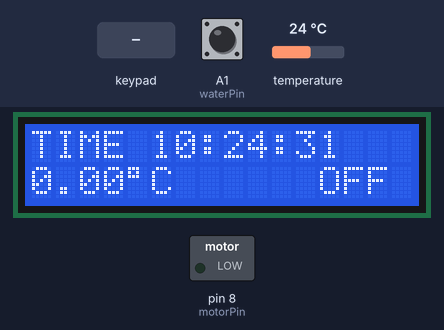
Simulated run of this sketch. Board: Arduino Uno, built with avr-gcc and run on an emulated ATmega328P. Parts: 16×2 character LCD, switched loads named in the sketch (green lamp = pin HIGH). Wiring (inferred from the names in the program): 2×2 keypad with keys N + M -: rows pin 10, pin 11; columns pin 12, pin 13; DS1307 clock at I2C address 0x68. The inputs (shaded band) are chosen by the test bench; at power-on: A1 (waterPin) HIGH, temperature 24 °C. The local clock reads 2024-03-15 10:24:30 at power-on unless the sketch sets it; pins used as bus, display or sensor lines are not drawn; what the sketch prints to the serial monitor is not drawn.

Above: at 2.4 s.
2.5 s: key '+' pressed
At 3.4 s:
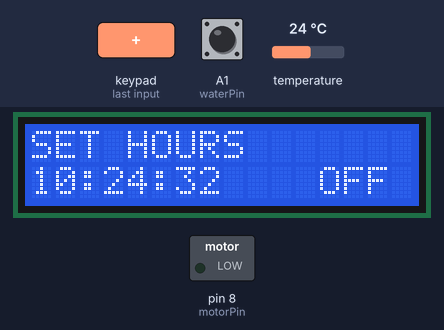
4.4 s: A1 (waterPin) pulled LOW for 0.15 s
At 5.3 s:
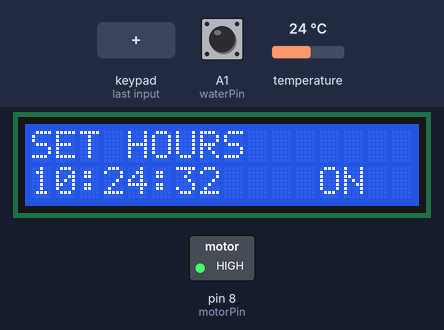
6.0 s: key '-' pressed
At 7.1 s:
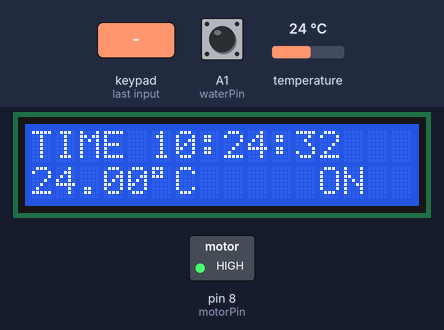
11.3 s: temperature set to 12 °C
At 13.5 s:
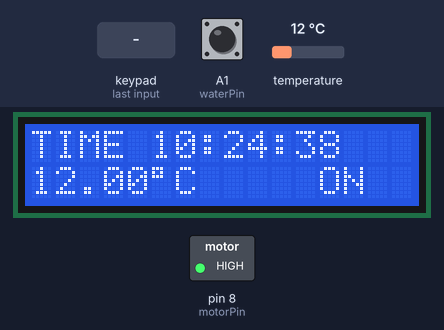
15.4 s: temperature set to 19 °C
At 16.0 s:
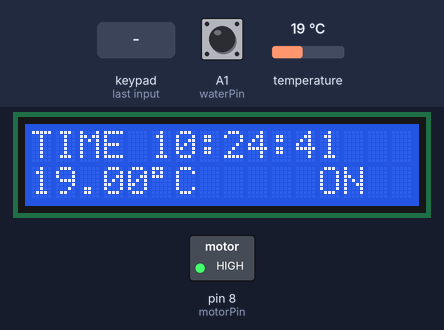
18.5 s: temperature set to 28 °C
At 19.7 s:
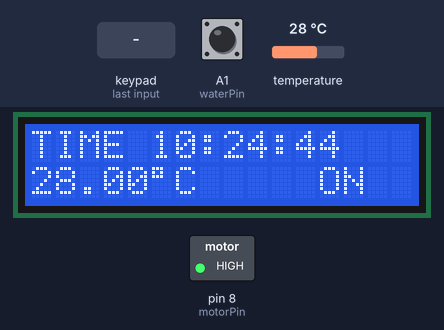
Timing chart, 0 to 21.5 s (numbered marks = the images above; inputs shaded):
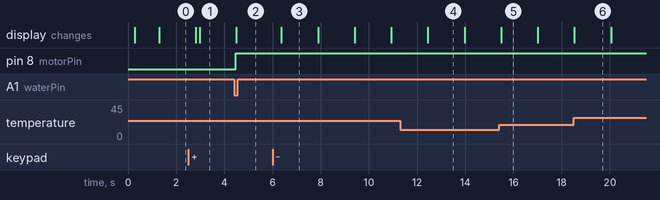

The sketch:

rtc_I2C.ino
```cpp
#include <Wire.h>
#include <LiquidCrystal.h>
#include <OneWire.h>
#include <DallasTemperature.h>

#define DS1307_ADDRESS 0x68
#define ONE_WIRE_BUS A2

LiquidCrystal lcd(7,6,5,4,3,2);
OneWire oneWire(ONE_WIRE_BUS);
DallasTemperature sensors(&oneWire);

int motorPin=8;
int buzzerPin=9;
int row1=10;
int row2=11;
int col1=12;
int col2=13;
int waterPin=A1;

int mode=0;
int setHour=0;
int setMinute=0;
int setSecond=0;

int alarmHour=6;
int alarmMinute=0;

bool alarmEnabled=true;
bool motorState=false;
bool waterPreviouslyPresent=false;
bool alreadyLogged=false;

unsigned long motorStartTime=0;
unsigned long waterLostTime=0;

int curHour=0;
int curMinute=0;
int curSecond=0;

float currentTemp=0;

// Decimal to BCD conversion
byte decToBcd(byte val){
return ((val/10*16)+(val%10));
}

// BCD to decimal conversion
byte bcdToDec(byte val){
return ((val/16*10)+(val%16));
}

// Clear clock halt bit in RTC
void clearCH(){
Wire.beginTransmission(DS1307_ADDRESS);
Wire.write(0x00);
Wire.endTransmission();
Wire.requestFrom(DS1307_ADDRESS,1);
byte reg0=Wire.read();
if(reg0&0x80){
Wire.beginTransmission(DS1307_ADDRESS);
Wire.write(0x00);
Wire.write(reg0&0x7F);
Wire.endTransmission();
}
}


// Read current RTC time
bool readTime(int &h,int &m,int &s){
Wire.beginTransmission(DS1307_ADDRESS);
Wire.write(0);
Wire.endTransmission();
Wire.requestFrom(DS1307_ADDRESS,3);
if(Wire.available()<3)return false;
int rs=bcdToDec(Wire.read()&0x7F);
int rm=bcdToDec(Wire.read());
int rh=bcdToDec(Wire.read()&0x3F);
if(rh>23||rm>59||rs>59)return false;
h=rh;
m=rm;
s=rs;
return true;
}

// Manually set RTC time
void setRTCTime(int h,int m,int s){
Wire.beginTransmission(DS1307_ADDRESS);
Wire.write(0);
Wire.write(decToBcd(s));
Wire.write(decToBcd(m));
Wire.write(decToBcd(h));
Wire.endTransmission();
}

// Scan keypad matrix
char scanKeypad(){
char key='N';
digitalWrite(row1,LOW);
digitalWrite(row2,HIGH);
delayMicroseconds(500);
if(digitalRead(col1)==LOW)key='+';
else if(digitalRead(col2)==LOW)key='M';
digitalWrite(row1,HIGH);
if(key=='N'){
digitalWrite(row2,LOW);
delayMicroseconds(500);
if(digitalRead(col1)==LOW)key='-';
else if(digitalRead(col2)==LOW)key='S';
digitalWrite(row2,HIGH);
}
return key;
}

// Debounced keypad read
char getKey(){
char k=scanKeypad();
if(k=='N')return 'N';
delay(40);
if(scanKeypad()!=k)return 'N';
while(scanKeypad()==k);
return k;
}

// Increase editable values
void incrementValue(){
switch(mode){
case 1:
if(++setHour>23)setHour=0;
break;
case 2:
if(++setMinute>59)setMinute=0;
break;
case 3:
if(++setSecond>59)setSecond=0;
break;
case 4:
if(++alarmHour>23)alarmHour=0;
break;
case 5:
if(++alarmMinute>59)alarmMinute=0;
break;
}
}

// Decrease editable values
void decrementValue(){
switch(mode){
case 1:
if(--setHour<0)setHour=23;
break;
case 2:
if(--setMinute<0)setMinute=59;
break;
case 3:
if(--setSecond<0)setSecond=59;
break;
case 4:
if(--alarmHour<0)alarmHour=23;
break;
case 5:
if(--alarmMinute<0)alarmMinute=59;
break;
}
}

// Print two digit number
void pad2(int v){
if(v<10)lcd.print("0");
lcd.print(v);
}

// Update LCD display
void drawAll(){
lcd.setCursor(0,0);
switch(mode){
case 0:
lcd.print("TIME ");
pad2(curHour);
lcd.print(":");
pad2(curMinute);
lcd.print(":");
pad2(curSecond);
lcd.print(" ");
break;
case 1:
lcd.print("SET HOURS    ");
break;
case 2:
lcd.print("SET MINUTES  ");
break;
case 3:
lcd.print("SET SECONDS  ");
break;
case 4:
lcd.print("ALARM HOUR   ");
break;
case 5:
lcd.print("ALARM MIN    ");
break;
}
lcd.setCursor(0,1);
if(mode==4||mode==5){
pad2(alarmHour);
lcd.print(":");
pad2(alarmMinute);
lcd.print(" ");
}
else if(mode>=1&&mode<=3){
pad2(setHour);
lcd.print(":");
pad2(setMinute);
lcd.print(":");
pad2(setSecond);
}
else{
lcd.print(currentTemp);
lcd.print((char)223);
lcd.print("C ");
}
lcd.setCursor(12,1);
if(motorState)lcd.print("ON ");
else lcd.print("OFF");
}

// Automatic pump control logic
void handlePumpControl(){
bool waterPresent=(digitalRead(waterPin)==LOW);
if(waterPresent && !waterPreviouslyPresent){
digitalWrite(motorPin,HIGH);
motorState=true;
motorStartTime=millis();
}
if(!waterPresent && waterPreviouslyPresent){
waterLostTime=millis();
}
if(!waterPresent && motorState && millis()-waterLostTime>=60000){
digitalWrite(motorPin,LOW);
motorState=false;
}
if(motorState && millis()-motorStartTime>=60000UL){
digitalWrite(motorPin,LOW);
motorState=false;
}
waterPreviouslyPresent=waterPresent;
}

// Read and log temperature
void handleTemperatureLogging(){
static unsigned long lastTempRead=0;
if(millis()-lastTempRead>=1000){
lastTempRead=millis();
sensors.requestTemperatures();
delay(750);
currentTemp=sensors.getTempCByIndex(0);
}
if((curMinute%15==0)&&curSecond==0){
if(!alreadyLogged){
Serial.print("TIME: ");
if(curHour<10)Serial.print("0");
Serial.print(curHour);
Serial.print(":");
if(curMinute<10)Serial.print("0");
Serial.print(curMinute);
Serial.print(":");
if(curSecond<10)Serial.print("0");
Serial.print(curSecond);
Serial.print(" TEMP: ");
Serial.print(currentTemp);
Serial.println(" C");
alreadyLogged=true;
}
}
else{
alreadyLogged=false;
}
}

// Initial setup
void setup(){
Wire.begin();
sensors.begin();
Serial.begin(9600);
lcd.begin(16,2);
pinMode(motorPin,OUTPUT);
pinMode(buzzerPin,OUTPUT);
pinMode(row1,OUTPUT);
pinMode(row2,OUTPUT);
pinMode(col1,INPUT_PULLUP);
pinMode(col2,INPUT_PULLUP);
pinMode(waterPin,INPUT_PULLUP);
digitalWrite(row1,HIGH);
digitalWrite(row2,HIGH);
digitalWrite(motorPin,LOW);
digitalWrite(buzzerPin,LOW);
clearCH();
delay(200);

readTime(curHour,curMinute,curSecond);
setHour=curHour;
setMinute=curMinute;
setSecond=curSecond;
lcd.clear();
lcd.print("RTC TEMP SYS");
Serial.println("TEMP LOGGER");
delay(1000);
lcd.clear();
}

// Main loop
void loop(){
static unsigned long lastRTCread=0;
if(millis()-lastRTCread>=1000){
lastRTCread=millis();
int h,m,s;
if(readTime(h,m,s)){
curHour=h;
curMinute=m;
curSecond=s;
drawAll();
}
}

char key=getKey();

if(key=='M'){
mode++;
if(mode>5)mode=0;
if(mode>=1&&mode<=3){
setHour=curHour;
setMinute=curMinute;
setSecond=curSecond;
}
lcd.clear();
drawAll();
}

if(key=='+'){
incrementValue();
drawAll();
}

if(key=='-'){
decrementValue();
drawAll();
}

if(key=='S'){
if(mode>=1&&mode<=3){
setRTCTime(setHour,setMinute,setSecond);
delay(200);
readTime(curHour,curMinute,curSecond);
setHour=curHour;
setMinute=curMinute;
setSecond=curSecond;
mode=0;
lcd.clear();
drawAll();
lastRTCread=millis();
}
}

if(alarmEnabled && curHour==alarmHour && curMinute==alarmMinute && curSecond<10){
tone(buzzerPin,1000);
}
else{
noTone(buzzerPin);
}

handleTemperatureLogging();
handlePumpControl();
}
```

Measured:
- after the input at 2.5 s, the display: first differs from a run without the input after 0.47 s (image 1)
- after the input at 4.4 s, pin 8 (motorPin): LOW → HIGH after 0.08 s; the display: changes after 0.09 s (image 2)
- after the input at 6.0 s, the display: changes after 0.37 s (image 3)
- what the display in image 3 shows lasts 1.5 s, from 6.4 s to 7.9 s
